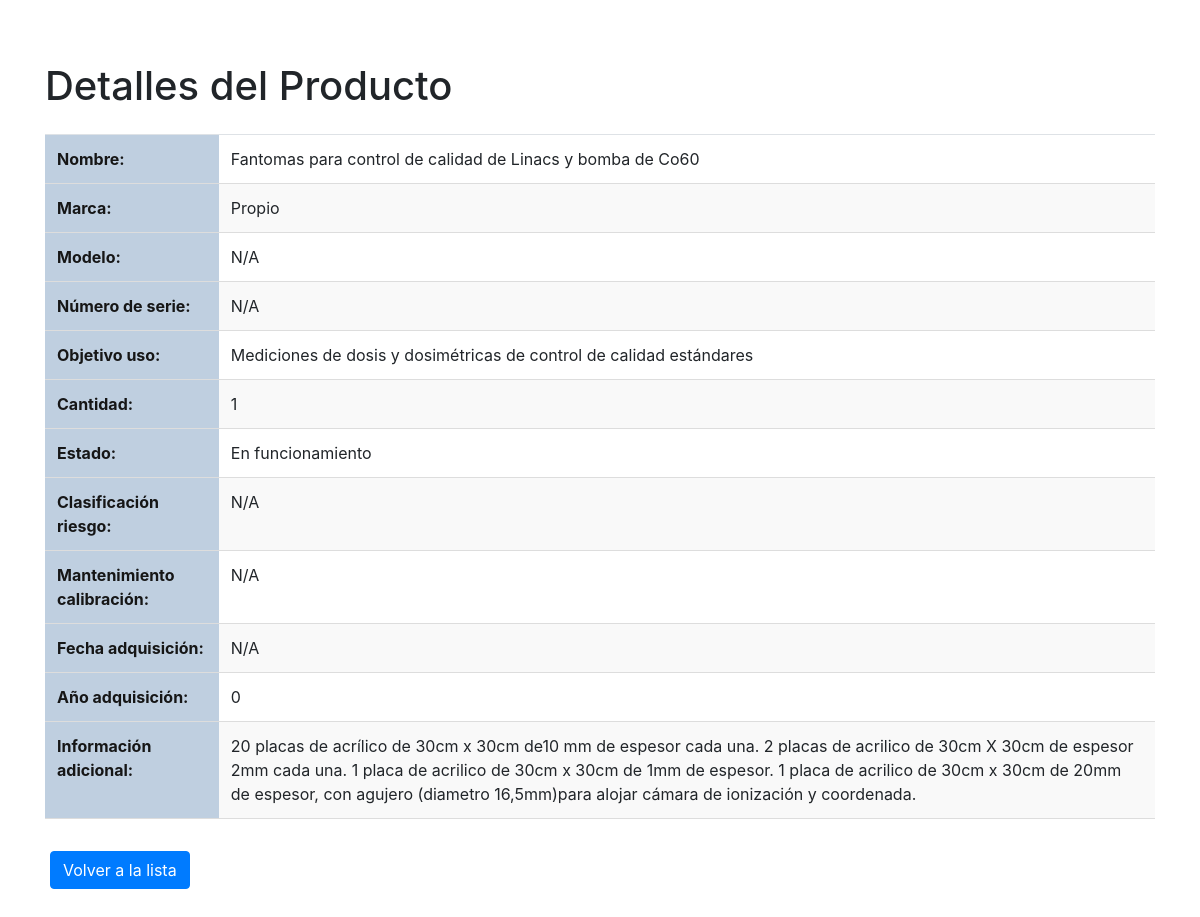
Screenshot of /inventario/detalles/9/ with the database file from the repository.
### inventario/models.py (models this page shows, shortened)
class Producto(models.Model):
    nombre = models.CharField(max_length=255, null=True, blank=True)
    marca = models.CharField(max_length=255)  # campo obligatorio
    modelo = models.CharField(max_length=255, null=True, blank=True)
    numero_serie = models.CharField(max_length=255, null=True, blank=True)  # Modificado para permitir valores nulos
    objetivo_uso = models.CharField(max_length=255)  # campo obligatorio
    cantidad = models.IntegerField(default=0)
    estado = models.CharField(max_length=255, default='Funcionando')
    clasificacion_riesgo = models.CharField(max_length=255, null=True, blank=True)
    mantenimiento_calibracion = models.CharField(max_length=300, blank=True, null=True)
    fecha_adquisicion = models.CharField(max_length=255, null=True, blank=True)
    anio_adquisicion = models.IntegerField(null=True, blank=True)
    informacion_adicional = models.TextField(blank=True, null=True)

### inventario/views.py (the view)
# urls.py: path('detalles/<int:pk>/', detalles_producto, name='detalles_producto'),  # Nueva ruta
def detalles_producto(request, pk):
    producto = get_object_or_404(Producto, pk=pk)
    return render(request, 'inventario/detalles_producto.html', {'producto': producto})

### inventario/templates/inventario/detalles_producto.html (shortened to what this page needs)
{% load static %}
<!DOCTYPE html>
<html lang="es">
<head>
    <link rel="stylesheet" href="{% static 'css/style.css' %}">
    <link rel="stylesheet" href="https://stackpath.bootstrapcdn.com/bootstrap/4.5.2/css/bootstrap.min.css">
</head>
<body>
    <div class="container">
        <h1 class="my-4">Detalles del Producto</h1>
        <table class="table">
            <tr>
                <th>Nombre:</th>
                <td>{{ producto.nombre }}</td>
            </tr>
            <tr>
                <th>Marca:</th>
                <td>{{ producto.marca }}</td>
            </tr>
            <tr>
                <th>Modelo:</th>
                <td>{{ producto.modelo }}</td>
            </tr>
            <tr>
                <th>Número de serie:</th>
                <td>{{ producto.numero_serie }}</td>
            </tr>
            <tr>
                <th>Objetivo uso:</th>
                <td>{{ producto.objetivo_uso }}</td>
            </tr>
            <tr>
                <th>Cantidad:</th>
                <td>{{ producto.cantidad }}</td>
            </tr>
            <tr>
                <th>Estado:</th>
                <td>{{ producto.estado }}</td>
            </tr>
            <tr>
                <th>Clasificación riesgo:</th>
                <td>{{ producto.clasificacion_riesgo }}</td>
            </tr>
            <tr>
                <th>Mantenimiento calibración:</th>
                <td>{{ producto.mantenimiento_calibracion }}</td>
            </tr>
            <tr>
                <th>Fecha adquisición:</th>
                <td>{{ producto.fecha_adquisicion }}</td>
            </tr>
            <tr>
                <th>Año adquisición:</th>
                <td>{{ producto.anio_adquisicion }}</td>
            </tr>
            <tr>
                <th>Información adicional:</th>
                <td>{{ producto.informacion_adicional }}</td>
            </tr>
        </table>
        <a href="{% url 'lista_productos' %}" class="btn btn-primary mt-3">Volver a la lista</a>    </div>
</body>
</html>

### inventario/static/css/style.css (style rules this page uses)
body { font-family: Arial, sans-serif; background-color: #f4f4f9; margin: 0; padding: 18px; position: relative; min-height: 100vh; }
.custom-table, .table { width: 100%; border-collapse: collapse; margin: 20px 0; font-size: 16px; table-layout: auto; }
table th, table td { padding: 14px; text-align: left; border-bottom: 1px solid #ddd; overflow: hidden; text-overflow: ellipsis; }
table th { background-color: #bfcfe0; color: #161616; }
.table tr { height: 40px; }
.table tr:nth-child(even) { background-color: #f9f9f9; }
button, input[type="submit"], .btn { background-color: #007bff; color: #161616; padding: 10px 20px; border: none; border-radius: 4px; cursor: pointer; margin: 5px; }
.container { max-width: 1200px; margin: 0 auto; padding: 20px; }

### rows the page displays
Producto: nombre "Fantomas para control de calidad de Linacs y bomba de Co60", marca "Propio", modelo "N/A", numero_serie "N/A", objetivo_uso "Mediciones de dosis y dosimétricas de control de calidad estándares", cantidad "1", estado "En funcionamiento", clasificacion_riesgo "N/A", mantenimiento_calibracion "N/A", fecha_adquisicion "N/A", anio_adquisicion "0", informacion_adicional "20 placas de acrílico de 30cm x 30cm de10 mm de espesor cada una. 2 placas de acrilico de 30cm X 30cm de espesor 2mm cada una. 1 placa de acrilico de 30cm x 30cm de 1mm de espesor. 1 placa de acrilico de 30cm x 30cm de 20mm de espesor, con agujero (diametro 16,5mm)para alojar cámara de ionización y coordenada."
